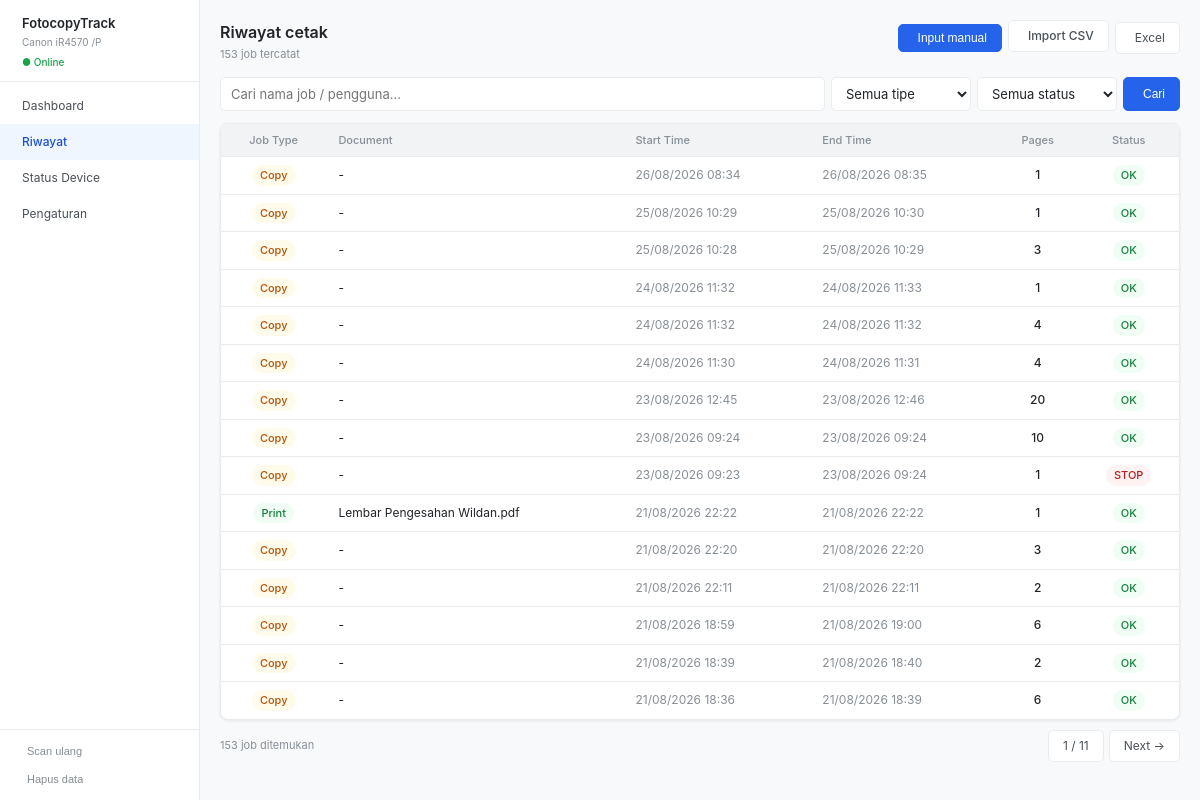
The app's page /history with its own data.
### models/device.py (models this page shows, shortened)
class Device(db.Model):
    __tablename__ = "devices"
    id         = db.Column(db.Integer, primary_key=True)
    ip_address = db.Column(db.Text, unique=True, nullable=False)
    model      = db.Column(db.Text)
    hostname   = db.Column(db.Text)
    location   = db.Column(db.Text)
    is_active  = db.Column(db.Boolean, default=True, nullable=False)
    created_at = db.Column(db.DateTime, default=datetime.now, nullable=False)
    print_jobs     = db.relationship("PrintJob",     backref="device", lazy=True)
    snmp_snapshots = db.relationship("SnmpSnapshot", backref="device", lazy=True)

### models/print_job.py (models this page shows, shortened)
class PrintJob(db.Model):
    __tablename__ = "print_jobs"
    id           = db.Column(db.Integer, primary_key=True)
    device_id    = db.Column(db.Integer, db.ForeignKey("devices.id"), nullable=False)
    job_number   = db.Column(db.Integer)
    job_type     = db.Column(db.Text, default="print", nullable=False)  # "print" | "copy"
    job_name     = db.Column(db.Text)
    username     = db.Column(db.Text)
    start_time   = db.Column(db.DateTime, nullable=False)
    end_time     = db.Column(db.DateTime)
    sheets       = db.Column(db.Integer, default=0, nullable=False)
    copies       = db.Column(db.Integer, default=1)
    total_sheets = db.Column(db.Integer, default=0, nullable=False)
    paper_size   = db.Column(db.Text, default="A4")
    status       = db.Column(db.Text, default="OK", nullable=False)
    source       = db.Column(db.Text, default="auto", nullable=False)  # "auto" | "manual"
    created_at   = db.Column(db.DateTime, default=datetime.now, nullable=False)

### routes/history.py (the view)
@bp.route("/history")
def index():
    device = Device.query.filter_by(is_active=True).first()
    if not device:
        from flask import redirect, url_for
        return redirect(url_for("snmp.setup"))
    q        = request.args.get("q", "")
    status   = request.args.get("status", "")
    job_type = request.args.get("job_type", "")
    page     = int(request.args.get("page", 1))
    per_page = 15
    query = PrintJob.query.filter_by(device_id=device.id)
    if q:
        query = query.filter(
            (PrintJob.job_name.ilike(f"%{q}%")) |
            (PrintJob.username.ilike(f"%{q}%"))
        )
    if status:
        query = query.filter_by(status=status)
    if job_type:
        query = query.filter_by(job_type=job_type)
    total   = query.count()
    jobs    = (query.order_by(PrintJob.start_time.desc())
               .offset((page - 1) * per_page)
               .limit(per_page).all())
    return render_template("history.html",
        device=device, jobs=jobs,
        q=q, status=status, job_type=job_type,
        page=page, total=total, per_page=per_page,
        pages=max(1, -(-total // per_page)),
    )

### templates/history.html (shortened to what this page needs)
{% extends "base.html" %}
{% block content %}
<div class="page-header">
  <div><h1 class="page-title">Riwayat cetak</h1>
       <p class="page-sub">{{ total }} job tercatat</p></div>
  <div class="btn-group">
    <button class="btn btn-primary" onclick="toggleForm()">
       Input manual
    </button>
    <label class="btn" style="cursor:pointer;" title="Import file CSV dari mesin">
       Import CSV
    </label>
    <a href="{{ url_for('history.api_export', q=q, status=status, job_type=job_type) }}" class="btn">
       Excel
    </a>
  </div>
</div>
<form method="GET" style="display:flex;gap:6px;margin-bottom:12px;flex-wrap:wrap;">
  <input type="text" name="q" value="{{ q }}" placeholder="Cari nama job / pengguna..."
         style="flex:1;min-width:160px;" />
  <select name="job_type" style="width:140px;">
    <option value="">Semua tipe</option>
  </select>
  <select name="status" style="width:140px;">
    <option value="">Semua status</option>
  </select>
  <button class="btn btn-primary" type="submit"> Cari</button>
</form>
<div class="card" style="margin-bottom:8px;">
  <div class="tbl-wrap">
    <table>
      <thead><tr>
        <th style="text-align:center;">Job Type</th>
        <th>Document</th>
        <th>Start Time</th>
        <th>End Time</th>
        <th style="text-align:center;">Pages</th>
        <th style="text-align:center;">Status</th>
      </tr></thead>
      <tbody>
        {% for j in jobs %}
        <tr>
          <td style="text-align:center;">
            {% if j.job_type == 'copy' %}
            <span class="badge badge-manual">Copy</span>
            {% else %}
            <span class="badge badge-ok">Print</span>
            {% endif %}
          </td>
          <td>{{ j.job_name or "-" }}</td>
          <td class="text-muted">
            {{ j.start_time.strftime('%d/%m/%Y %H:%M') if j.start_time else '-' }}
          </td>
          <td class="text-muted">
            {{ j.end_time.strftime('%d/%m/%Y %H:%M') if j.end_time else '-' }}
          </td>
          <td style="text-align:center;font-weight:500;"
              class="{% if j.total_sheets == 0 %}text-danger{% endif %}">
            {{ j.total_sheets }}
          </td>
          <td style="text-align:center;">
            <span class="badge badge-{{ j.status|lower }}">{{ j.status }}</span>
          </td>
        </tr>
        {% else %}
        <tr><td colspan="6" style="text-align:center;padding:24px;" class="text-muted">
          Belum ada data riwayat cetak.
        </td></tr>
        {% endfor %}
      </tbody>
    </table>
  </div>
</div>
<div class="pagination">
  <span class="info">{{ total }} job ditemukan</span>
  <div class="page-btns">
    <span class="btn" style="cursor:default;">{{ page }} / {{ pages }}</span>
    {% if page < pages %}
    <a href="?q={{ q }}&status={{ status }}&job_type={{ job_type }}&page={{ page+1 }}" class="btn">Next →</a>
    {% endif %}
  </div>
</div>
{% endblock %}

### templates/base.html (shortened to what this page needs)
<!DOCTYPE html>
<html lang="id">
<head>
  <link rel="stylesheet" href="{{ url_for('static', filename='css/main.css') }}" />
  <link rel="stylesheet" href="https://cdn.jsdelivr.net/npm/@tabler/icons-webfont@3.x/dist/tabler-icons.min.css" />
</head>
<body>
  <div class="layout">
    <aside class="sidebar">
      <div class="sidebar-header">
        <div>
          <p class="app-name">FotocopyTrack</p>
          {% if device %}
            <p class="device-name">{{ device.model or device.hostname or device.ip_address }}</p>
            <span class="badge-online" id="status-badge">● Online</span>
          {% endif %}
        </div>
      </div>
      <nav class="sidebar-nav">
        <a href="{{ url_for('dashboard.index') }}"
           class="nav-item {% if request.endpoint == 'dashboard.index' %}active{% endif %}">
           Dashboard
        </a>
        <a href="{{ url_for('history.index') }}"
           class="nav-item {% if request.endpoint == 'history.index' %}active{% endif %}">
           Riwayat
        </a>
        <a href="{{ url_for('snmp.index') }}"
           class="nav-item {% if request.endpoint == 'snmp.index' %}active{% endif %}">
           Status Device
        </a>
        <a href="{{ url_for('settings.index') }}"
           class="nav-item {% if request.endpoint == 'settings.index' %}active{% endif %}">
           Pengaturan
        </a>
      </nav>
      <div class="sidebar-footer">
        <button class="btn-footer" onclick="scanUlang()">
           Scan ulang
        </button>
        <button class="btn-footer danger" onclick="showDeleteModal()">
           Hapus data
        </button>
      </div>
    </aside>
    <main class="main-content">
      {% block content %}{% endblock %}
    </main>
  </div>
</body>
</html>

### static/css/main.css (style rules this page uses)
*, *::before, *::after { box-sizing: border-box; margin: 0; padding: 0; }
:root { --bg: #F8F9FA; --bg2: #FFFFFF; --bg3: #F1F3F5; --border: #E9ECEF; --text: #212529; --text2: #495057; --text3: #868E96; --blue: #2563EB; --blue-bg: #EFF6FF; --blue-text: #1D4ED8; --green: #16A34A; --green-bg: #F0FDF4; --green-text: #15803D; --red: #DC2626; --red-bg: #FEF2F2; --red-text: #B91C1C; --amber: #D97706; --amber-bg: #FFFBEB; --amber-text: #B45309; --radius: 8px; --radius-sm: 5px; --shadow: 0 1px 3px rgba(0,0,0,.08); --font: -apple-system, BlinkMacSystemFont, 'Segoe UI', sans-serif; --mono: 'Cascadia Code', 'Consolas', monospace; --sidebar-w: 200px; }
body { font-family: var(--font); background: var(--bg); color: var(--text); font-size: 14px; line-height: 1.5; }
.layout { display: flex; min-height: 100vh; }
.sidebar { width: var(--sidebar-w); flex-shrink: 0; background: var(--bg2); border-right: 1px solid var(--border); display: flex; flex-direction: column; position: fixed; top: 0; left: 0; height: 100vh; z-index: 100; }
.main-content { margin-left: var(--sidebar-w); flex: 1; padding: 20px; max-width: 100%; }
.sidebar-header { padding: 14px 14px 10px; border-bottom: 1px solid var(--border); display: flex; align-items: flex-start; gap: 8px; }
.app-name { font-size: 13px; font-weight: 600; color: var(--text); }
.device-name { font-size: 10px; color: var(--text3); margin-top: 1px; }
.badge-online { font-size: 10px; color: var(--green); font-weight: 500; }
.sidebar-nav { flex: 1; padding: 6px 0; overflow-y: auto; }
.nav-item { display: flex; align-items: center; gap: 8px; padding: 9px 14px; font-size: 12px; color: var(--text2); text-decoration: none; border: none; background: none; width: 100%; cursor: pointer; transition: background .15s; }
.nav-item.active { background: var(--blue-bg); color: var(--blue-text); font-weight: 500; }
.sidebar-footer { padding: 8px 10px; border-top: 1px solid var(--border); display: flex; flex-direction: column; gap: 2px; }
.btn-footer { display: flex; align-items: center; gap: 7px; padding: 7px 10px; font-size: 11px; color: var(--text3); background: none; border: none; border-radius: var(--radius-sm); cursor: pointer; width: 100%; text-align: left; }
.card { background: var(--bg2); border: 1px solid var(--border); border-radius: var(--radius); overflow: hidden; margin-bottom: 12px; box-shadow: var(--shadow); }
.tbl-wrap { overflow-x: auto; }
table { width: 100%; border-collapse: collapse; font-size: 12px; }
th { padding: 8px 12px; text-align: left; font-weight: 500; color: var(--text3); border-bottom: 1px solid var(--border); background: var(--bg3); font-size: 11px; }
td { padding: 8px 12px; border-bottom: 1px solid var(--border); color: var(--text); }
tr:last-child td { border-bottom: none; }
.badge { display: inline-block; padding: 2px 8px; border-radius: 99px; font-size: 11px; font-weight: 500; }
.badge-ok { background: var(--green-bg); color: var(--green-text); }
.badge-stop { background: var(--red-bg); color: var(--red-text); }
.badge-manual { background: var(--amber-bg); color: var(--amber-text); }
.btn { display: inline-flex; align-items: center; gap: 5px; padding: 6px 14px; border-radius: var(--radius-sm); border: 1px solid var(--border); background: var(--bg2); color: var(--text2); font-size: 12px; cursor: pointer; text-decoration: none; transition: background .15s; }
.btn-primary { background: var(--blue); border-color: var(--blue); color: #fff; }
input[type=text], input[type=number], input[type=datetime-local], input[type=date], select, textarea { padding: 7px 10px; border: 1px solid var(--border); border-radius: var(--radius-sm); background: var(--bg2); color: var(--text); font-size: 13px; font-family: var(--font); width: 100%; outline: none; transition: border .15s; }
label { font-size: 11px; font-weight: 500; color: var(--text2); display: block; margin-bottom: 4px; }
.page-header { display: flex; justify-content: space-between; align-items: flex-start; margin-bottom: 14px; }
.page-title { font-size: 16px; font-weight: 600; color: var(--text); margin: 0; }
.page-sub { font-size: 11px; color: var(--text3); margin: 2px 0 0; }
.btn-group { display: flex; gap: 6px; flex-wrap: wrap; align-items: center; }
.text-muted { color: var(--text3); }
.pagination { display: flex; justify-content: space-between; align-items: center; margin-top: 10px; }
.pagination .info { font-size: 11px; color: var(--text3); }
.page-btns { display: flex; gap: 5px; }

### records on screen
Device: model "Canon iR4570 /P"
PrintJob: job_type "Copy", job_name "-", start_time "26/08/2026 08:34", end_time "26/08/2026 08:35", total_sheets "1", status "OK"
PrintJob: job_type "Copy", job_name "-", start_time "25/08/2026 10:29", end_time "25/08/2026 10:30", total_sheets "1", status "OK"
PrintJob: job_type "Copy", job_name "-", start_time "25/08/2026 10:28", end_time "25/08/2026 10:29", total_sheets "3", status "OK"
PrintJob: job_type "Copy", job_name "-", start_time "24/08/2026 11:32", end_time "24/08/2026 11:33", total_sheets "1", status "OK"
PrintJob: job_type "Copy", job_name "-", start_time "24/08/2026 11:32", end_time "24/08/2026 11:32", total_sheets "4", status "OK"
PrintJob: job_type "Copy", job_name "-", start_time "24/08/2026 11:30", end_time "24/08/2026 11:31", total_sheets "4", status "OK"
PrintJob: job_type "Copy", job_name "-", start_time "23/08/2026 12:45", end_time "23/08/2026 12:46", total_sheets "20", status "OK"
PrintJob: job_type "Copy", job_name "-", start_time "23/08/2026 09:24", end_time "23/08/2026 09:24", total_sheets "10", status "OK"
PrintJob: job_type "Copy", job_name "-", start_time "23/08/2026 09:23", end_time "23/08/2026 09:24", total_sheets "1", status "STOP"
PrintJob: job_type "Print", job_name "Lembar Pengesahan Wildan.pdf", start_time "21/08/2026 22:22", end_time "21/08/2026 22:22", total_sheets "1", status "OK"
PrintJob: job_type "Copy", job_name "-", start_time "21/08/2026 22:20", end_time "21/08/2026 22:20", total_sheets "3", status "OK"
PrintJob: job_type "Copy", job_name "-", start_time "21/08/2026 22:11", end_time "21/08/2026 22:11", total_sheets "2", status "OK"
PrintJob: job_type "Copy", job_name "-", start_time "21/08/2026 18:59", end_time "21/08/2026 19:00", total_sheets "6", status "OK"
PrintJob: job_type "Copy", job_name "-", start_time "21/08/2026 18:39", end_time "21/08/2026 18:40", total_sheets "2", status "OK"
PrintJob: job_type "Copy", job_name "-", start_time "21/08/2026 18:36", end_time "21/08/2026 18:39", total_sheets "6", status "OK"

### other values on screen
{{ total }} "153"
{{ page }} "1"
{{ pages }} "11"
